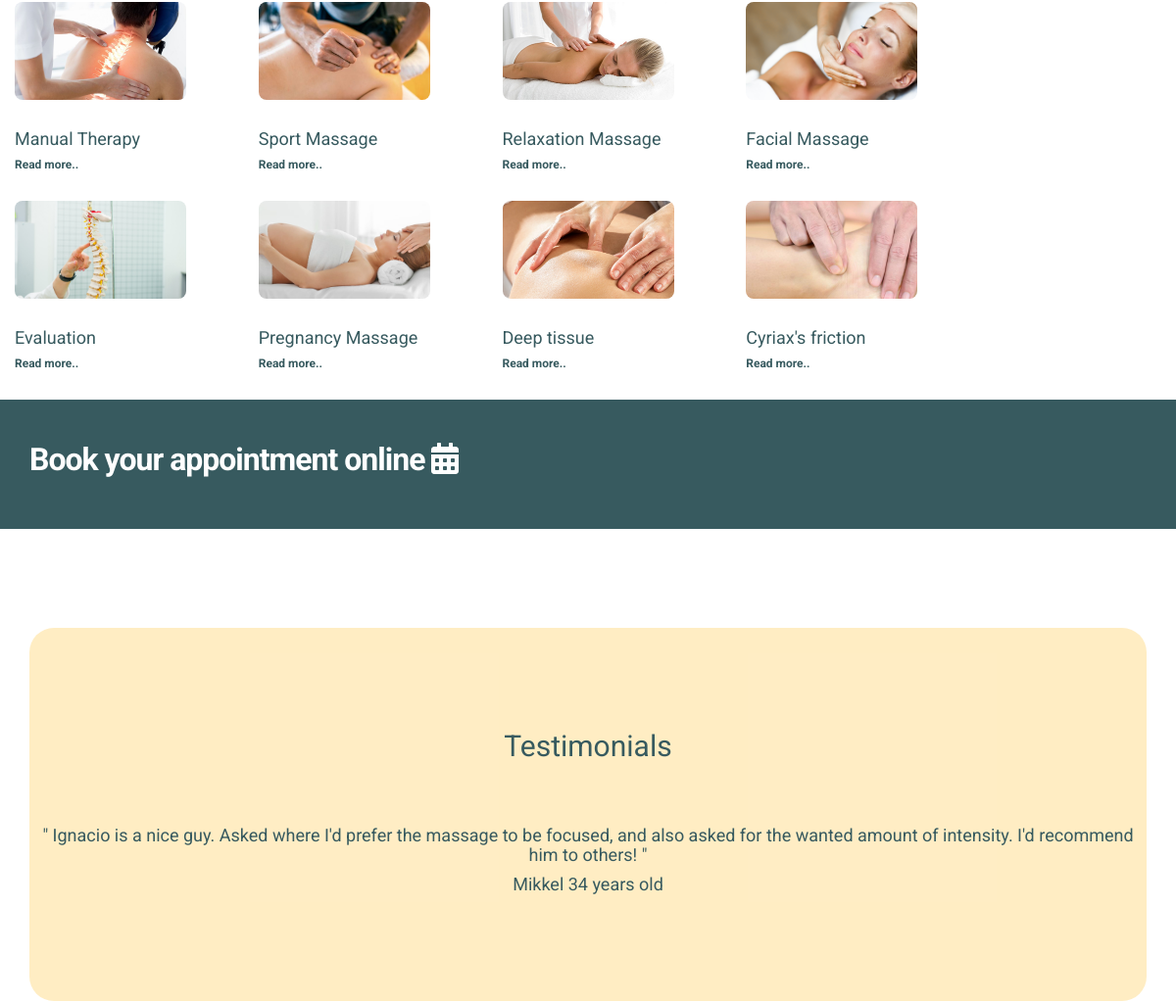
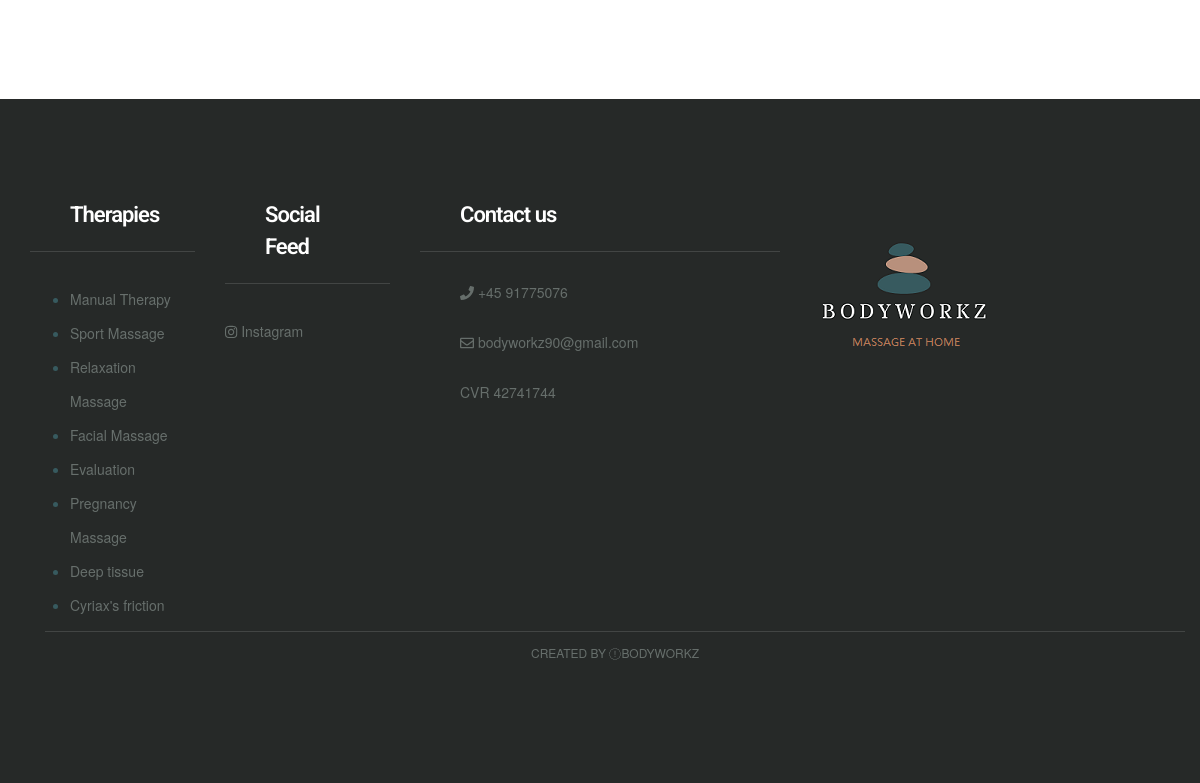
The app's page / (lower part), older data (2 pictures, top to bottom).
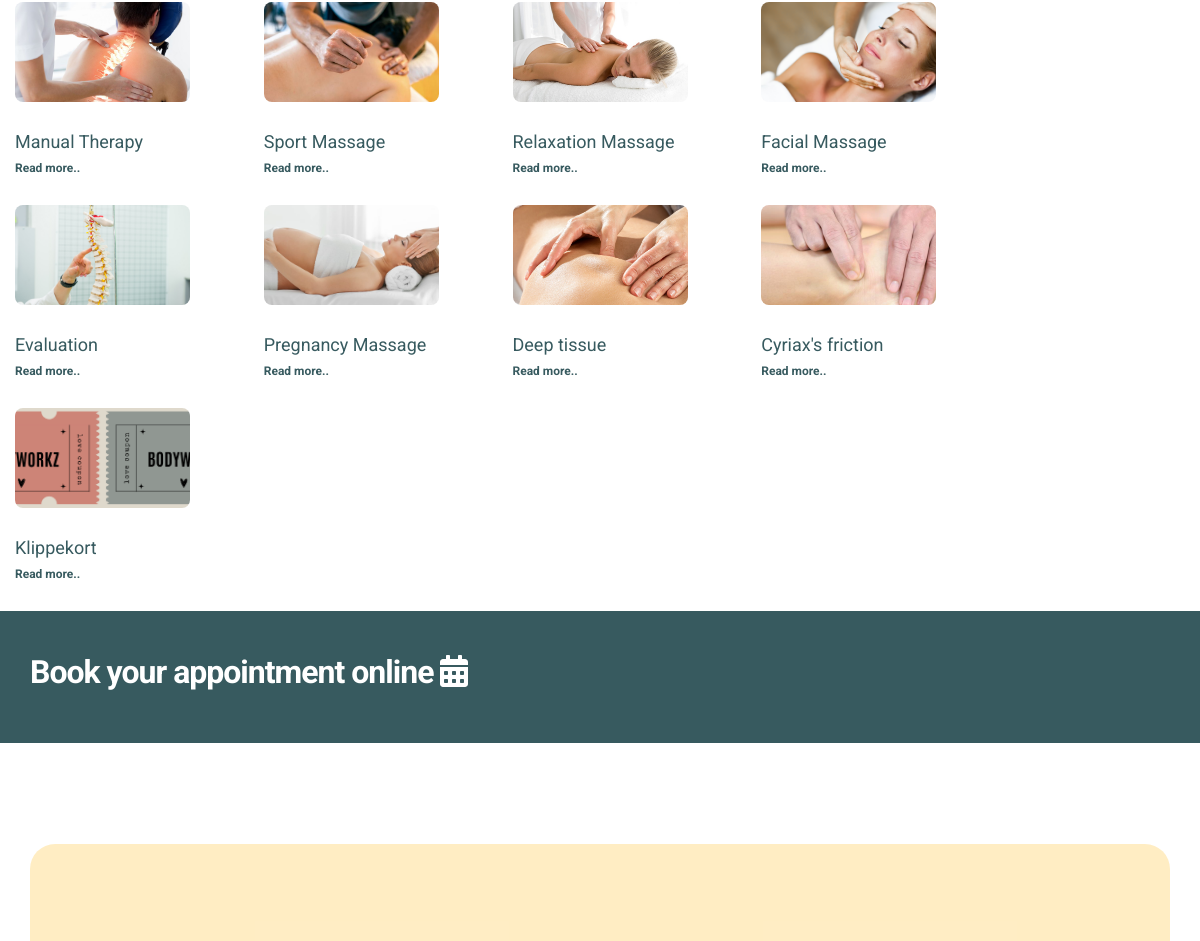
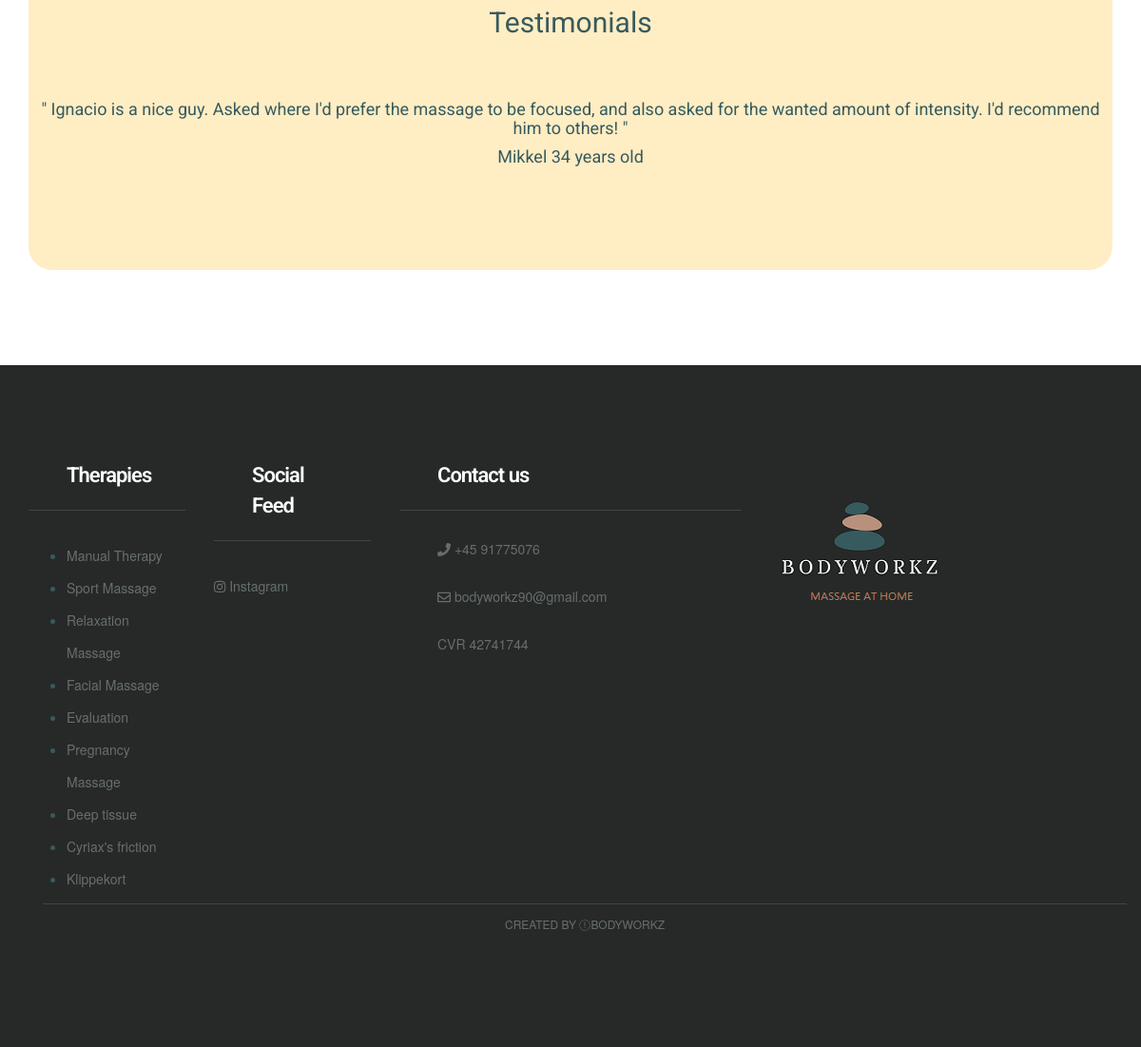
The same page, newer data (2 pictures, top to bottom).
### MainApp/models.py (models this page shows, shortened)
class Therapy(models.Model):
    name = models.CharField(max_length=255 , verbose_name = "Nombre")
    image = models.ImageField(verbose_name="Foto", blank=True, null=True, upload_to="Images")
    short_description = models.CharField(max_length=150, verbose_name="Descripcion corta", blank=True, null=True,default="Massage")
    description = models.TextField()
    therapist = models.ManyToManyField(Therapist, verbose_name= "Terapeuta")
    duration = models.CharField(max_length=200, verbose_name = "Duracion", default="--")
    price = models.IntegerField(verbose_name="Precio",blank=True, null=True)
    class Meta:
            verbose_name="Terapia"
            verbose_name_plural="Terapias"

class Review(models.Model):
    name = models.CharField(verbose_name="nombre", max_length=255)
    email = models.EmailField()
    description = models.TextField(default=None)
    age = models.CharField(verbose_name="edad",max_length=255)
    class Meta:
            verbose_name="Review"
            verbose_name_plural="Reviews"

### MainApp/views.py (the view)
# urls.py: path('',views.index, name='index'),
def index(request):
    therapy = Therapy.objects.all()
    therapist = Therapist.objects.all()
    reviews = Review.objects.all()
    index = Index.objects.all()
    return render (request,'index.html', {'therapy': therapy, 'therapist': therapist, 'reviews':reviews,'index':index})

### MainApp/templates/index.html (shortened to what this page needs)
{% extends "base.html" %}
{% block content %} {% load static %}
<body>
            <br>
            <div class="row" style="display:flex">
                  <div class="col-6 col-md-10">
                {% for terapia in therapy %}
                <div class="col-lg-3 col-md-3 col-sm-6 col-xs-12 " style="width: 25%; float:left; flex: 1;">
                    <div class="service-block">
                        <div class="service-img mb20">
                            <a href="{% url 'article' terapia.id %}">
                                <img src="{{terapia.image.url}} " alt=" " class="img-responsive "></a>
                        </div>
                        <div class="service-content">
                            <h3><a href="{% url 'article' terapia.id %}">{{terapia.name}}</a></h3>
                        </div>
                        <h6><a href="{% url 'article' terapia.id %}"><b>Read more..</b></a></h6>
<br>
                    </div>
                </div>
                 {% endfor %}
            </div>
        </div>
    <div class="space-small bg-primary ">
        <div class="container ">
            <div class="row ">
                <div class="col-lg-8 col-sm-8 col-md-8 col-xs-12 ">
                    <a href="{% url 'appointment' %} ">
                        <h1 class="cta-title ">Book your appointment online <i class="fa fa-calendar " aria-hidden="true "></i></h1>
                    </a>
                </div>
            </div>
        </div>
    </div>
    <div class="space-medium ">
        <div class="container ">
            <div class="row ">
                <div class="col-lg-offset-2 col-lg-8 col-md-offset-2 col-md-8 col-sm-12 col-xs-12 ">
                </div>
            </div>
           <div class="space-medium bg-default ">
                <div class="container ">
                    <div class="row ">
                        <div class="col-lg-offset-2 col-lg-8 col-md-offset-2 col-md-8 col-sm-12 col-xs-12 ">
                            <div class="section-title mb60 text-center ">
                                <h1>Testimonials</h1>
                            </div>
                        </div>
                    </div>
                    <div class="row ">
                        <div id="carouselExampleControls" class="carousel slide" data-ride="carousel">
                            <div class="carousel-inner">
                                {% for review in reviews %}
                                <div class="item {% if forloop.first %} active {% endif %} ">
                                    <div>
                                        <h3 align="center">
                                            " {{review.description}} "</h3>
                                        <h3 align="center">{{review.name}} {{review.age}} years old</h3>
                                    </div>
                                </div>
                                {% endfor %}
                            </div>
                        </div>
                    </div>
                </div>
            </div>
        </div>
    </div>
</body> {% endblock %}

### MainApp/templates/base.html (shortened to what this page needs)
<!DOCTYPE html> {% load static %}
<html lang="en">
<head>
    <link href="{% static 'ap1/css/bootstrap.min.css' %}" rel="stylesheet">
    <link href="{% static 'ap1/css/font-awesome.min.css' %}" rel="stylesheet">
    <link href="{% static 'ap1/css/style.css' %}" rel="stylesheet">
</head>
{%block content %} {% endblock %}
<div class="footer">
    <div class="container">
        <div class="row">
            <div class="col-lg-2 col-md-3 col-sm-2 col-xs-12">
                <div class="footer-widget">
                    <h2 class="widget-title">Therapies</h2>
                    <ul>
                        {% for terapia in therapy %}
                        <li>
                            <a href="{% url 'article' terapia.id %} " class="tag">{{terapia.name}}</a> {% endfor %}
                        </li>
                    </ul>
                </div>
            </div>
            <div class="col-lg-2 col-md-2 col-sm-2 col-xs-12">
                <div class="footer-widget footer-social">
                    <h2 class="widget-title">Social Feed</h2>
                    <ul class="listnone">
                        <li>
                            <a href="http://instagram.com/_bodyworkz.dk"> <i class="fa fa-instagram"></i> Instagram</a>
                        </li>
                    </ul>
                </div>
            </div>
            <div class="col-lg-4 col-md-2 col-sm-2 col-xs-12">
                <div class="footer-widget footer-social">
                    <h2 class="widget-title">Contact us </h2>
                    <ul class="listnone contact">
                        <li><i class="fa fa-phone"></i> +45 91775076</li>
                        <li><i class="fa fa-envelope-o"></i> bodyworkz90@gmail.com</li>
                        <li> CVR 42741744</li>
                    </ul>
                </div>
            </div>
            <div class="col-lg-2 col-md-2 col-sm-6 col-xs-12">
                <div class="footer-widget footer-social">
                    <a href="{% url 'index' %}"><img src="{% static 'ap1/images/FOOTER.png' %}" alt=""></a>
                </div>
            </div>
        </div>
        <div class="tiny-footer">
            <div class="container">
                <div class="row">
                    <div class="col-lg-12 col-md-12 col-sm-12 col-xs-12">
                        <div class="copyright-content">
                            Created by <i class="fa fa-love"></i>Bodyworkz
                        </div>
                    </div>
                </div>
            </div>
        </div>
    </div>
    </body>
</html>

Row changes from the older to the newer data that the page shows:
added Therapy: image (picture), name "Klippekort"
